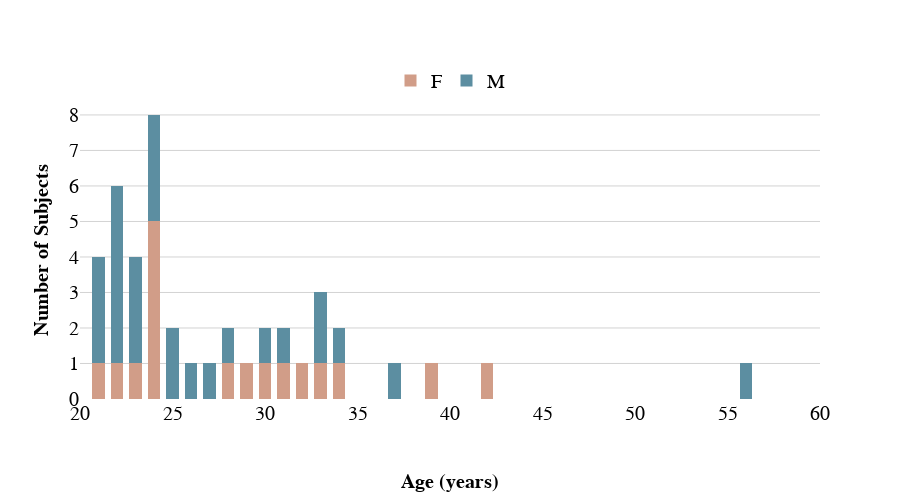

This figure's notebook cell:
### Code cell
# Plot demographics for included participants in the PAM50
plot_demographics(PAM50_participants_tsv)

### Figure 1 — Plotly figure (JSON) as saved in the notebook; plotly's stock layout.template omitted (floating-point values rounded to 4 significant figures)
{"data": [{"legendgroup": "F", "marker": {"color": "#D19D88"}, "name": "F", "opacity": 1, "type": "histogram", "x": [30.0, 22.0, 32.0, 39.0, 34.0, 28.0, 33.0, 29.0, 24.0, 42.0, 21.0, 24.0, 24.0, 24.0, 24.0, 23.0, 31.0], "xaxis": "x", "xbins": {"size": 1}, "yaxis": "y"}, {"legendgroup": "M", "marker": {"color": "#5C8EA1"}, "name": "M", "opacity": 1, "type": "histogram", "x": [25.0, 34.0, 28.0, 30.0, 33.0, 26.0, 23.0, 25.0, 37.0, 22.0, 23.0, 21.0, 22.0, 24.0, 56.0, 23.0, 21.0, 24.0, 22.0, 27.0, 24.0, 22.0, 33.0, 22.0, 21.0, 31.0], "xaxis": "x", "xbins": {"size": 1}, "yaxis": "y"}], "layout": {"bargap": 0.3, "barmode": "stack", "font": {"color": "black", "family": "Arial", "size": 20}, "height": 500, "legend": {"orientation": "h", "x": 0.5, "xanchor": "center", "y": 1, "yanchor": "bottom"}, "plot_bgcolor": "white", "width": 900, "xaxis": {"anchor": "y", "domain": [0, 1], "gridwidth": 1, "range": [20, 60], "showgrid": false, "tickmode": "array", "title": {"font": {"family": "Arial", "size": 20, "weight": "bold"}, "standoff": 50, "text": "Age (years)"}}, "yaxis": {"anchor": "x", "domain": [0, 1], "gridcolor": "lightgrey", "gridwidth": 1, "showgrid": true, "title": {"font": {"family": "Arial", "size": 20, "weight": "bold"}, "text": "Number of Subjects"}}}}
